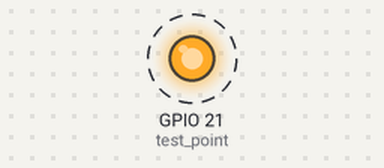
Simulated run of this program. Board: Raspberry Pi (BCM pin numbers). Shown: output pins drawn as LEDs (lit = HIGH). Dashed ring = blinking.

Above: at 0.5 s.
Timing chart, 0 to 4.6 s (numbered marks = the images above):
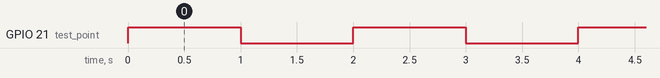

Measured:
- by itself, GPIO 21 (test_point): alternates HIGH for 1.0 s and LOW for 1.0 s

The program:

rpi-blinky.py
```python
# EG2310
# This code is used to show how electronic hardware can be programmed
# Relevant rpi.gpio libraries might need to be installed if not already done

import time
import RPi.GPIO as GPIO

# Set pin numbering convention
# Can't use both, please choose one and comment away the other
GPIO.setmode(GPIO.BCM)
#GPIO.setmode(GPIO.BOARD)

# Set the pin to be tested & programmed
test_point = 21  # You need to replace ??? with the actual GPIO pin number

# Set the pin as an output
GPIO.setup(test_point, GPIO.OUT)

# Loop forever
try:
    while True:
        GPIO.output(test_point, GPIO.HIGH)
        time.sleep(1)
        GPIO.output(test_point, GPIO.LOW)
        time.sleep(1)

except KeyboardInterrupt:
    GPIO.cleanup()
```
